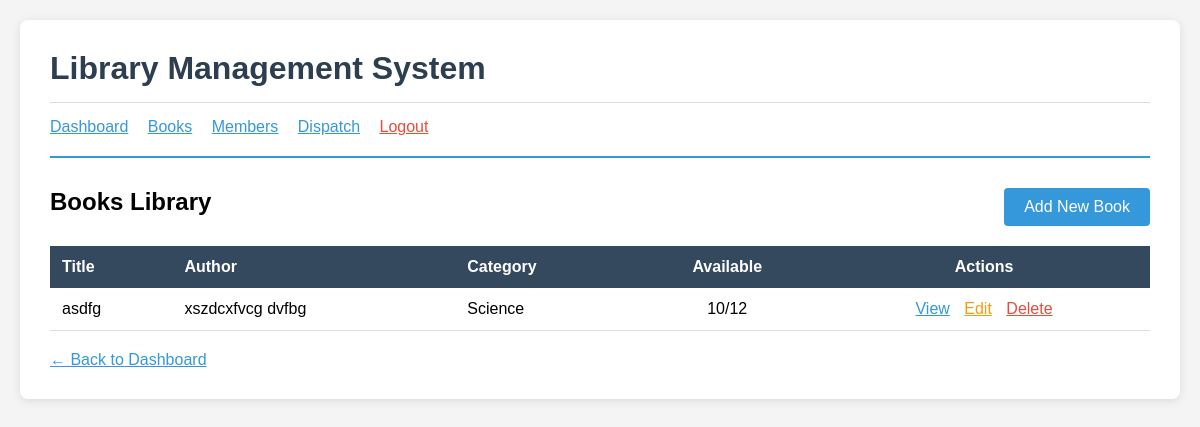
Page /books/ (signed in) on the earlier database version.
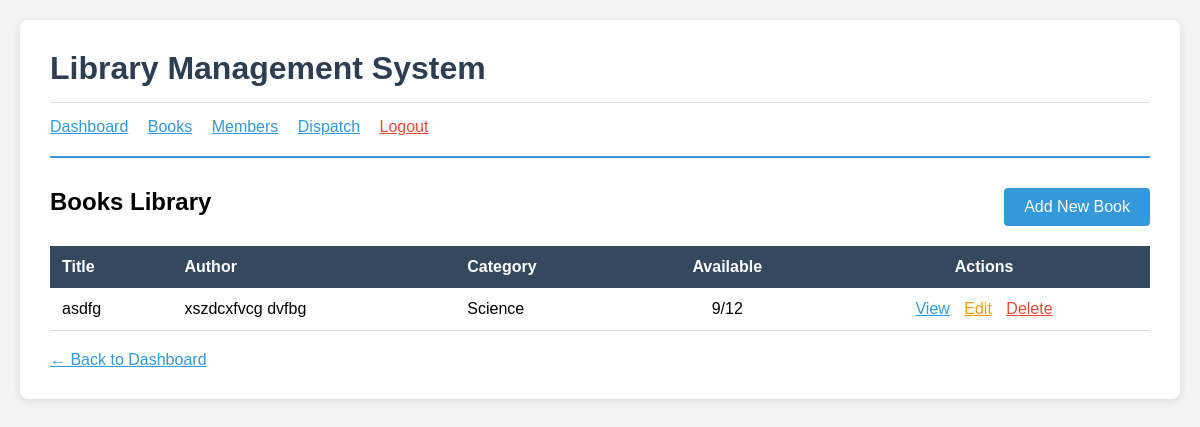
Same page on the later database version.
### books/models.py (models this page shows, shortened)
class Book(models.Model):
 title = models.CharField(
 max_length=200,
 help_text="Enter the book title"
 )
 author = models.CharField(
 max_length=100,
 help_text="Enter the author's name"
 )
 isbn = models.CharField(
 max_length=13,
 unique=True,
 help_text="13 Character ISBN number"
 )
 publisher = models.CharField(
 max_length=100,
 blank=True,
 help_text="Publisher name (optional)"
 )
 publication_year = models.IntegerField(
 validators=[MinValueValidator(1000)],
 help_text="Year of publication"
 )
 category = models.CharField(
 max_length=50,
 choices=[
 ('fiction', 'Fiction'),
 ('non_fiction', 'Non-Fiction'),
 ('science', 'Science'),
 ('history', 'History'),
 ('biography', 'Biography'),
 ('children', 'Children'),
 ('reference', 'Reference'),
 ],
 default='fiction'
 )
 total_copies = models.IntegerField(
 default=1,
 validators=[MinValueValidator(1)],
 help_text="Total number of copies"
 )
 available_copies = models.IntegerField(
 default=1,
 validators=[MinValueValidator(0)],
 help_text="Number of copies available for borrowing"  )
 description = models.TextField(
 blank=True,
 help_text="Brief description of the book"  )
 added_date = models.DateTimeField(auto_now_add=True)
 updated_date = models.DateTimeField(auto_now=True)
 class Meta:
  ordering = ['title']
  verbose_name = 'Book'
  verbose_name_plural = 'Books'

### books/views.py (the view)
# urls.py: path('', views.book_list, name='book_list'),
@login_required
@user_passes_test(is_librarian)
def book_list(request):
 books = Book.objects.all()
 return render(request, 'books/book_list.html', {'books': books})

### accounts/models.py (called while the page is built)
    def is_librarian(self):
        return self.user_type == 'librarian'

### books/views.py (called while the page is built)
def is_librarian(user):
 return user.is_authenticated and user.user_type == 'librarian'

### books/templates/books/book_list.html
{% extends 'accounts/base.html' %} {% block content %}
<div style="display: flex; justify-content: space-between; margin-bottom: 20px">
  <h2>Books Library</h2>
  <a
    href="{% url 'book_create' %}"
    style="
      padding: 10px 20px;
      background: #3498db;
      color: white;
      text-decoration: none;
      border-radius: 4px;
    "
  >
    Add New Book
  </a>
</div>
{% if books %}
<table style="width: 100%; border-collapse: collapse">
  <thead style="background: #34495e; color: white">
    <tr>
      <th style="padding: 12px; text-align: left">Title</th>
      <th style="padding: 12px; text-align: left">Author</th>
      <th style="padding: 12px; text-align: left">Category</th>
      <th style="padding: 12px; text-align: center">Available</th>
      <th style="padding: 12px; text-align: center">Actions</th>
    </tr>
  </thead>
  <tbody>
    {% for book in books %}
    <tr style="border-bottom: 1px solid #ddd">
      <td style="padding: 12px">{{ book.title }}</td>
      <td style="padding: 12px">{{ book.author }}</td>
      <td style="padding: 12px">{{ book.get_category_display }}</td>
      <td style="padding: 12px; text-align: center">
        {{ book.available_copies }}/{{ book.total_copies }}
      </td>
      <td style="padding: 12px; text-align: center">
        <a
          href="{% url 'book_detail' book.pk %}"
          style="color: #3498db; margin: 0 5px"
          >View</a
        >
        <a
          href="{% url 'book_update' book.pk %}"
          style="color: #f39c12; margin: 0 5px"
          >Edit</a
        >
        <a
          href="{% url 'book_delete' book.pk %}"
          style="color: #e74c3c; margin: 0 5px"
          >Delete</a
        >
      </td>
    </tr>
    {% endfor %}
  </tbody>
</table>
{% else %}
<p>No books in the library yet. Add some books to get started!</p>
{% endif %}
<div style="margin-top: 20px">
  <a href="{% url 'librarian_dashboard' %}" style="color: #3498db">
    ← Back to Dashboard
  </a>
</div>
{% endblock %}

Differences in the rows shown:
changed Book "asdfg": available_copies "10" → "9"
